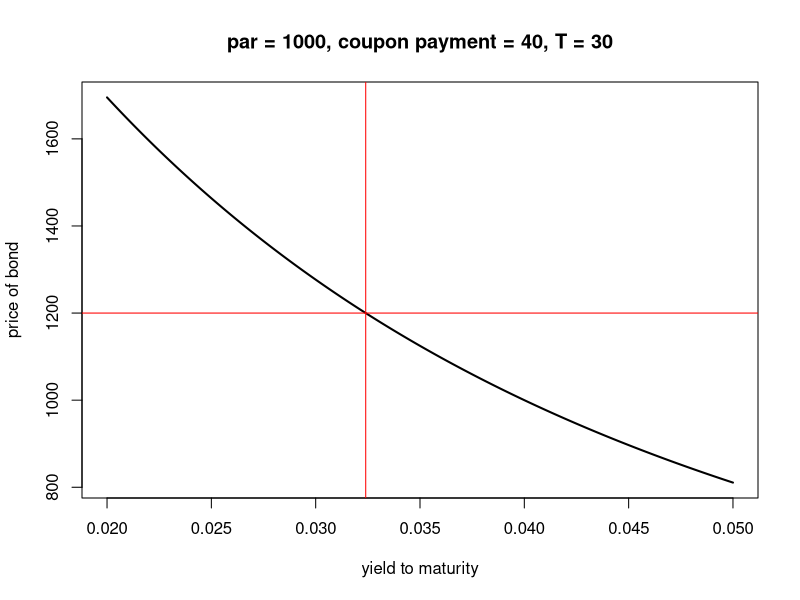
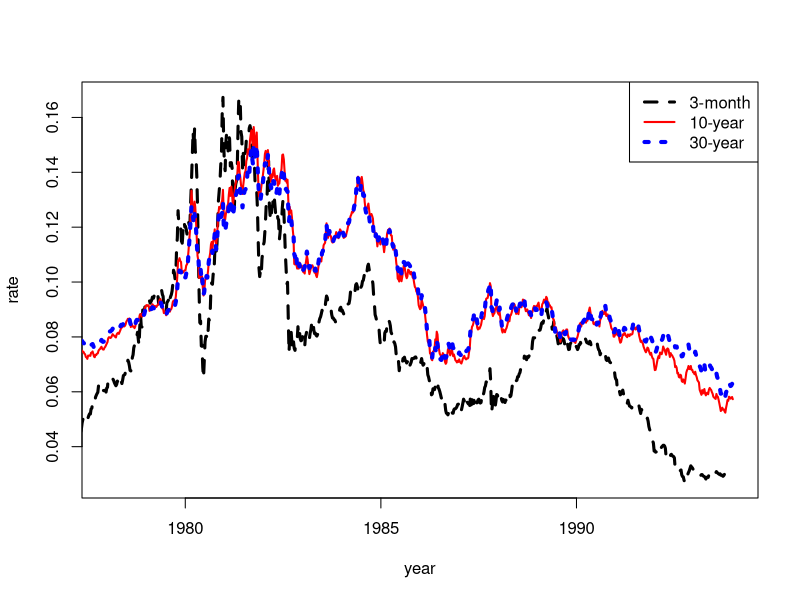
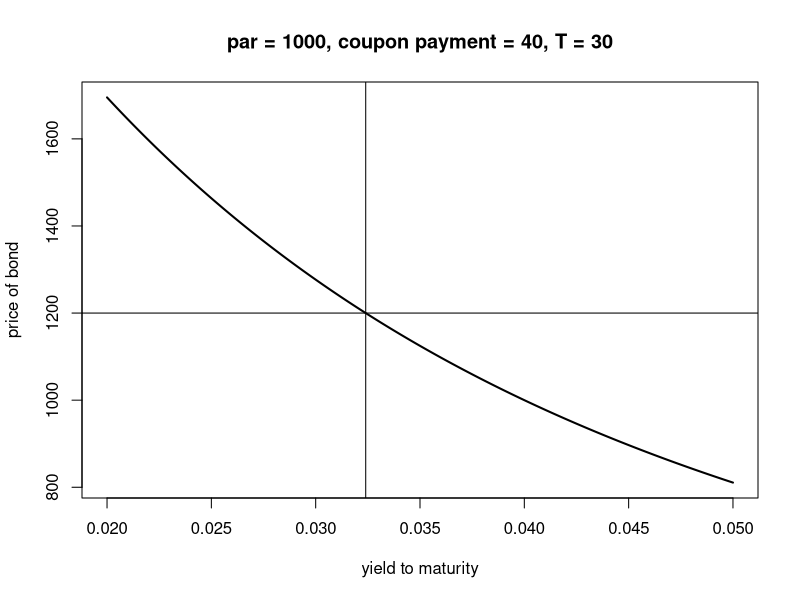
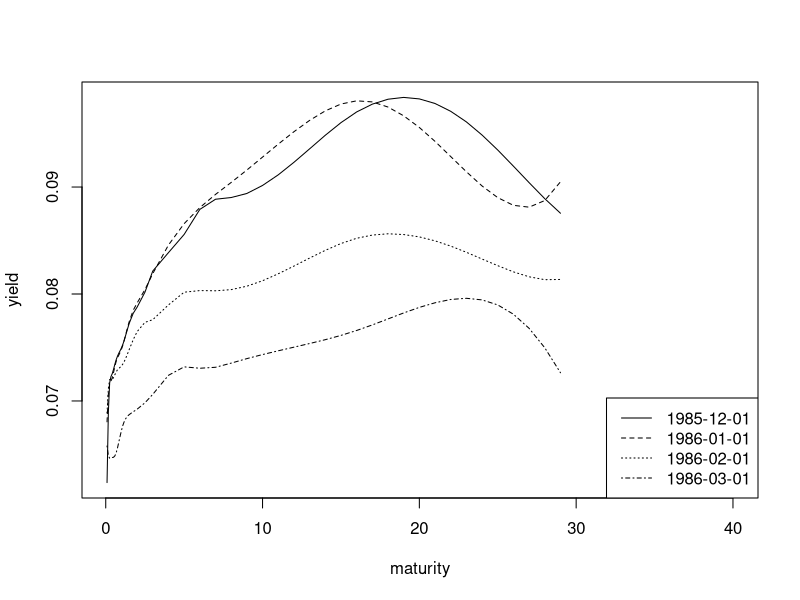
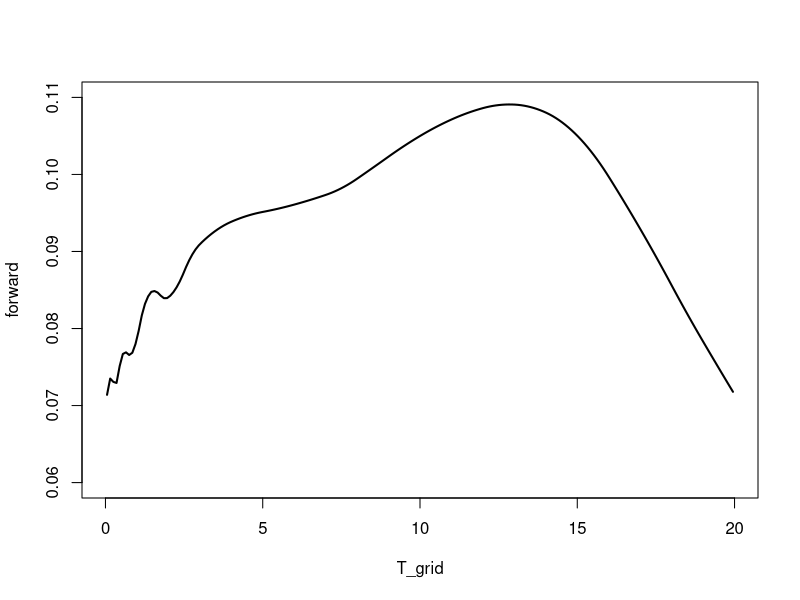
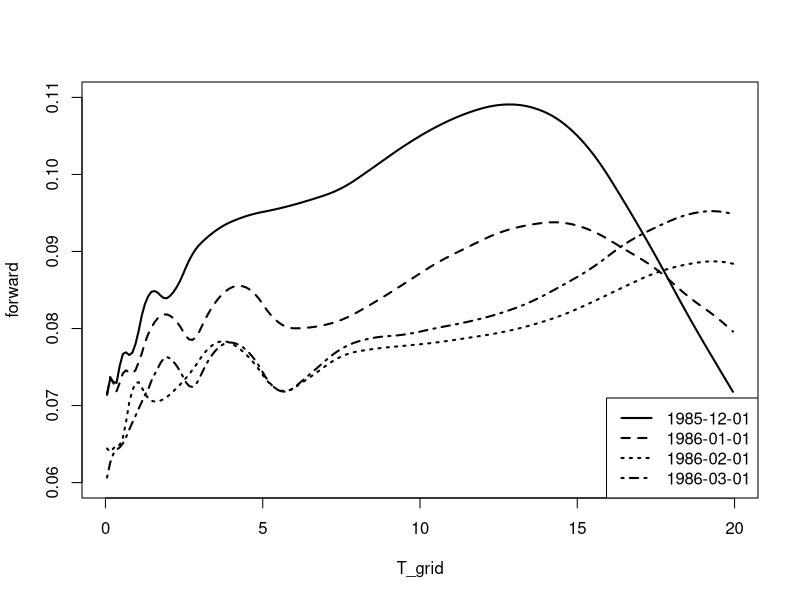
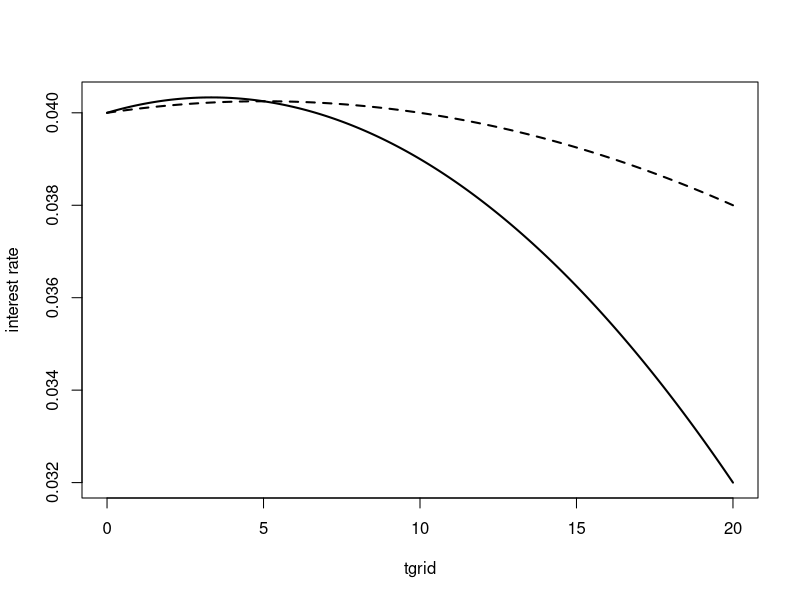

Here is the R script that generated these plots, in order:
# *******************************************************************
# R script for Chapter 3 ----
# Statistics and Data Analysis for Financial Engineering, 2nd Edition
# by Ruppert and Matteson
# *******************************************************************


## Section 3.4 and figure 3.1 ----
# Computes bv = bond values (current prices) corresponding to all values 
# of yield to maturity in the input vector r
# INPUT
# c = coupon payment (semi-annual)
# T = time to maturity (in years)
# r = vector of yields to maturity (semi-annual rates)
# par = par value
bondvalue <- function(c, T, r, par) {
  bv <- c / r + (par - c / r) * (1 + r)^(-2 * T)
  bv
}


# Computes the yield to maturity of a bond paying semi-annual coupon payments
# price, coupon payment, and time to maturity (in years) are set below
# Uses the function "bondvalue"

price <- 1200 # current price of the bond
C <- 40 #       coupon payment
T <- 30 #       time to maturity
par <- 1000 #   par value of the bond

r <- seq(.02, .05, length = 300)
value <- bondvalue(C, T, r, par)
yield2M <- spline(value, r, xout = price)


## Figure 3.1 ----
pdf("yield2m.pdf", width = 6, height = 5)
plot(r, value,
  xlab = "yield to maturity", ylab = "price of bond", type = "l",
  main = "par = 1000, coupon payment = 40, T = 30", lwd = 2
)
abline(h = 1200, col = "red")
abline(v = yield2M, col = "red")
graphics.off()


uniroot(function(r) bondvalue(C, T, r, par) - price, c(0.001, .1))


## Figure 3.2 ----
rates <- as.matrix(read.table("WeeklyInterest.txt", header = FALSE))
ff <- rates[, 4] / 100
tb03 <- rates[, 5] / 100
cm10 <- rates[, 6] / 100
cm30 <- rates[, 7] / 100
n <- length(ff)
year <- 1900 + rates[1:n, 1:3] %*% c(1 / 12, 1 / 365, 1) - 1 / 12
pdf("threerates.pdf", width = 6, height = 5) # Fig 3.2
plot(year, tb03, type = "l", xlim = c(1978, 1994), lwd = 3, ylab = "rate", lty = 2)
lines(year[cm30 > 0], cm10[cm30 > 0], lty = 1, lwd = 2, col = "red")
lines(year[cm30 > 0], cm30[cm30 > 0], lty = 3, lwd = 4, col = "blue")
legend("topright", c("3-month", "10-year", "30-year"),
  lty = c(2, 1, 3), lwd = c(3, 2, 4),
  col = c("black", "red", "blue")
)
graphics.off()


## R lab ----


### Section 3.10.1 ----

# Computes the yield to maturity of a bond paying semi-annual coupon payments
# price, coupon payment, and time to maturity (in years) are set below
# Uses the function "bondvalue"
price <- 1200 # current price of the bond
C <- 40 # coupon payment
T <- 30 # time to maturity
par <- 1000 # par value of the bond

r <- seq(.02, .05, length = 300)
value <- bondvalue(C, T, r, par)
yield2M <- spline(value, r, xout = price)
round(yield2M$y, 4)

pdf("yield2m.pdf", width = 6, height = 5)
plot(r, value,
  xlab = "yield to maturity", ylab = "price of bond", type = "l",
  main = "par = 1000, coupon payment = 40, T = 30", lwd = 2
)
abline(h = 1200)
abline(v = yield2M$y)
graphics.off()


### Section 3.10.2 ----
mk.maturity <- read.csv("mk.maturity.csv", header = TRUE)
mk.zero2 <- read.csv("mk.zero2.csv", header = TRUE)
plot(mk.maturity[, 1], mk.zero2[5, 2:56],
  type = "l",
  xlab = "maturity", ylab = "yield"
)
lines(mk.maturity[, 1], mk.zero2[6, 2:56], lty = 2, type = "l")
lines(mk.maturity[, 1], mk.zero2[7, 2:56], lty = 3, type = "l")
lines(mk.maturity[, 1], mk.zero2[8, 2:56], lty = 4, type = "l")
legend("bottomright", c(
  "1985-12-01", "1986-01-01",
  "1986-02-01", "1986-03-01"
), lty = 1:4)

intForward <- mk.maturity[, 1] * mk.zero2[6, 2:56]
xout <- seq(0, 20, length = 200)
z1 <- spline(mk.maturity[, 1], intForward, xout = xout)
forward <- diff(z1$y) / diff(z1$x)
T_grid <- (xout[-1] + xout[-200]) / 2
plot(T_grid, forward, type = "l", lwd = 2, ylim = c(0.06, 0.11))


### Problem 9 ----
intForward <- mk.maturity[, 1] * mk.zero2[6, 2:56]
xout <- seq(0, 20, length = 200)
z1 <- spline(mk.maturity[, 1], intForward, xout = xout)
forward <- diff(z1$y) / diff(z1$x)
T_grid <- (xout[-1] + xout[-200]) / 2
plot(T_grid, forward, type = "l", lwd = 2, ylim = c(0.06, 0.11))

intForward <- mk.maturity[, 1] * mk.zero2[7, 2:56]
z1 <- spline(mk.maturity[, 1], intForward, xout = xout)
forward <- diff(z1$y) / diff(z1$x)
lines(T_grid, forward, type = "l", lwd = 2, lty = 2)

intForward <- mk.maturity[, 1] * mk.zero2[8, 2:56]
z1 <- spline(mk.maturity[, 1], intForward, xout = xout)
forward <- diff(z1$y) / diff(z1$x)
lines(T_grid, forward, type = "l", lwd = 2, lty = 3)

intForward <- mk.maturity[, 1] * mk.zero2[9, 2:56]
z1 <- spline(mk.maturity[, 1], intForward, xout = xout)
forward <- diff(z1$y) / diff(z1$x)
lines(T_grid, forward, type = "l", lwd = 2, lty = 4)

legend("bottomright", c(
  "1985-12-01", "1986-01-01",
  "1986-02-01", "1986-03-01"
), lty = 1:4, lwd = 2)


## Exercises ----

### Exercise 2 ----
forward <- function(t) {
  0.04 + 0.0002 * t - 0.00003 * t^2
}
yield <- function(t) {
  0.04 + 0.0001 * t - 0.00001 * t^2
}

# (a)
yield(8)

# (b)
1000 * exp(-5 * yield(5))

#  (c)
tgrid <- seq(0, 20, by = .02)
plot(tgrid, forward(tgrid), type = "l", lwd = 2, ylab = "interest rate")
lines(tgrid, yield(tgrid), lty = 2, lwd = 2)
round(exp(-9 * yield(9) + 10 * yield(10)) - 1, 4)


### Exercise 5 ----
yields <- c(.025, .028, .032, .033)
T <- seq(.5, 2, by = .5)
cashflows <- c(35, 35, 35, 1035)
prices <- cashflows * exp(-T * yields)
print(sum(prices), digits = 6)


### Exercise 11 ----
int <- (0.033) * (15) + (0.0012) * (15^2) / 2
100 * exp(-int)


### Exercise 12 ----
p1 <- exp(-8 * (.04 + .001 * 8 / 2))
p2 <- exp(-7.5 * (.03 + .0013 * 7.5 / 2))
options(digits = 3)
return <- p2 / p1 - 1
return
2 * return # annualized return


### Exercise 21 ----
par <- 1000
T <- 4
C <- 25
price <- 1015
yieldToPrice <- function(C, par, yield, T) {
  sum(C / (1 + yield)^(1:(2 * T))) + par / (1 + yield)^(2 * T)
}
yield <- uniroot(function(yield) {
  yieldToPrice(C, par, yield, T) - price
}, lower = 0.0001, upper = 0.1)
round(yield$root, 4)

# END